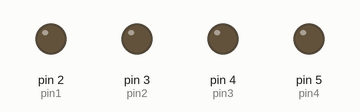
A sketch run on a simulated Arduino Uno, built with avr-gcc and run on an emulated ATmega328P. On the bench: output pins drawn as LEDs (lit = HIGH).

Above: at 0.05 s.
At 0.45 s:
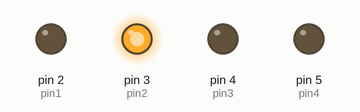
At 0.85 s:
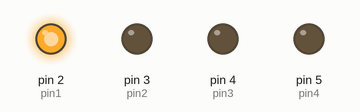
At 1.75 s:
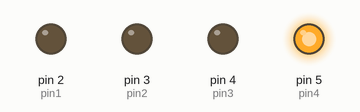
At 2.65 s:
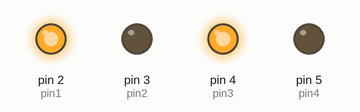
At 3.55 s:
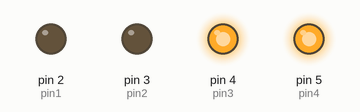
Timing chart, 0 to 3.9 s (numbered marks = the images above):
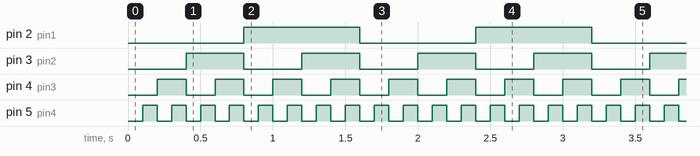

Measured:
- by itself, pin 2 (pin1): alternates HIGH for 0.80 s and LOW for 0.80 s
- by itself, pin 3 (pin2): alternates HIGH for 0.40 s and LOW for 0.40 s
- by itself, pin 4 (pin3): alternates HIGH for 0.20 s and LOW for 0.20 s
- by itself, pin 5 (pin4): alternates HIGH for 0.10 s and LOW for 0.10 s

The sketch:

Binary_Clock.ino
```cpp
const int pin1 = 2;
const int pin2 = 3;
const int pin3 = 4;
const int pin4 = 5;


void setup() {
  // put your setup code here, to run once:
pinMode(pin1, OUTPUT);
pinMode(pin2, OUTPUT);
pinMode(pin3, OUTPUT);
pinMode(pin4, OUTPUT);

}

void loop() {
  // put your main code here, to run repeatedly:


  for(int i = 0; i < 16; i++) {
    char * STR = toBinaryString(i);

    for (int j = 0; j < 4; j++) {
      if (STR[j] == '1') {
        digitalWrite(j + 2, HIGH);
      }
      else if(STR[j] == '0') {
        digitalWrite(j + 2, LOW);
      }
    }
    delay(100);
  }

}


char* toBinaryString(int number) {
  // 정적 배열 사용 (32비트 + null 문자)
  static char binaryString[5];

  for (int i = 3; i >= 0; --i) {
    // 각 비트를 검사하여 1 또는 0 저장
    binaryString[3 - i] = (number & (1 << i)) ? '1' : '0';
  }
  binaryString[4] = '\0'; // 문자열 끝에 null 문자 추가

  return binaryString;
}
```
